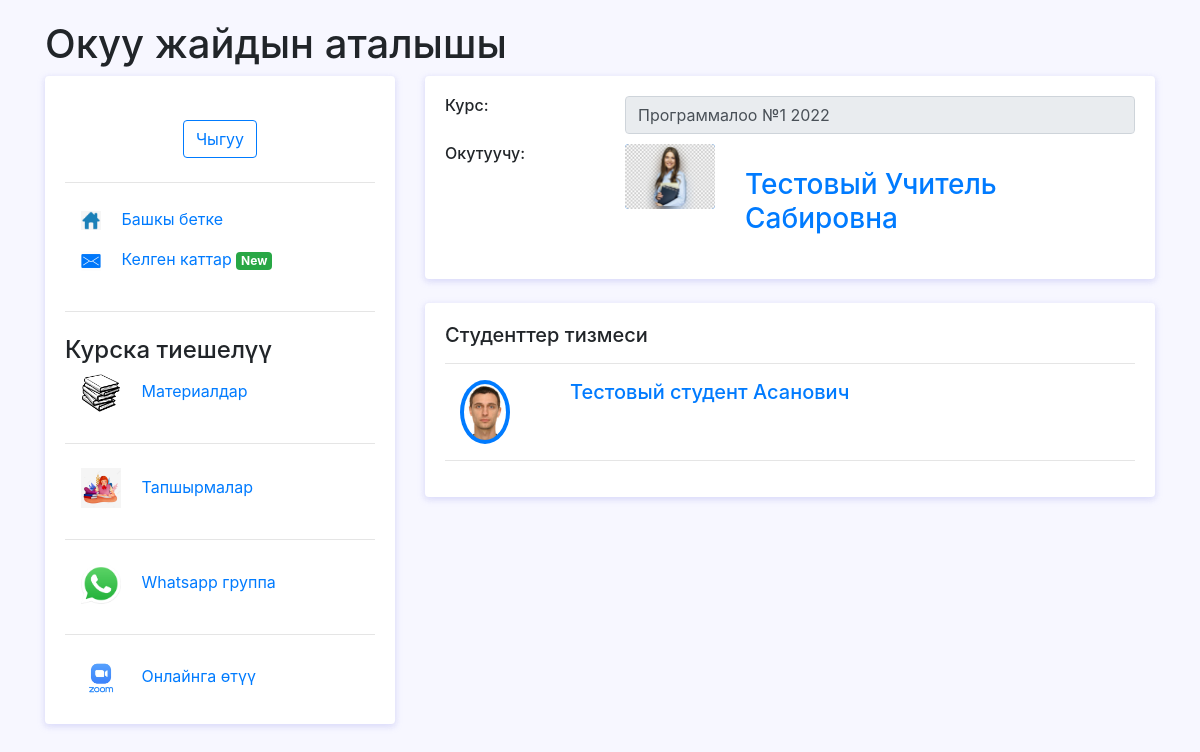
Before: /course/1/ with the older database file.
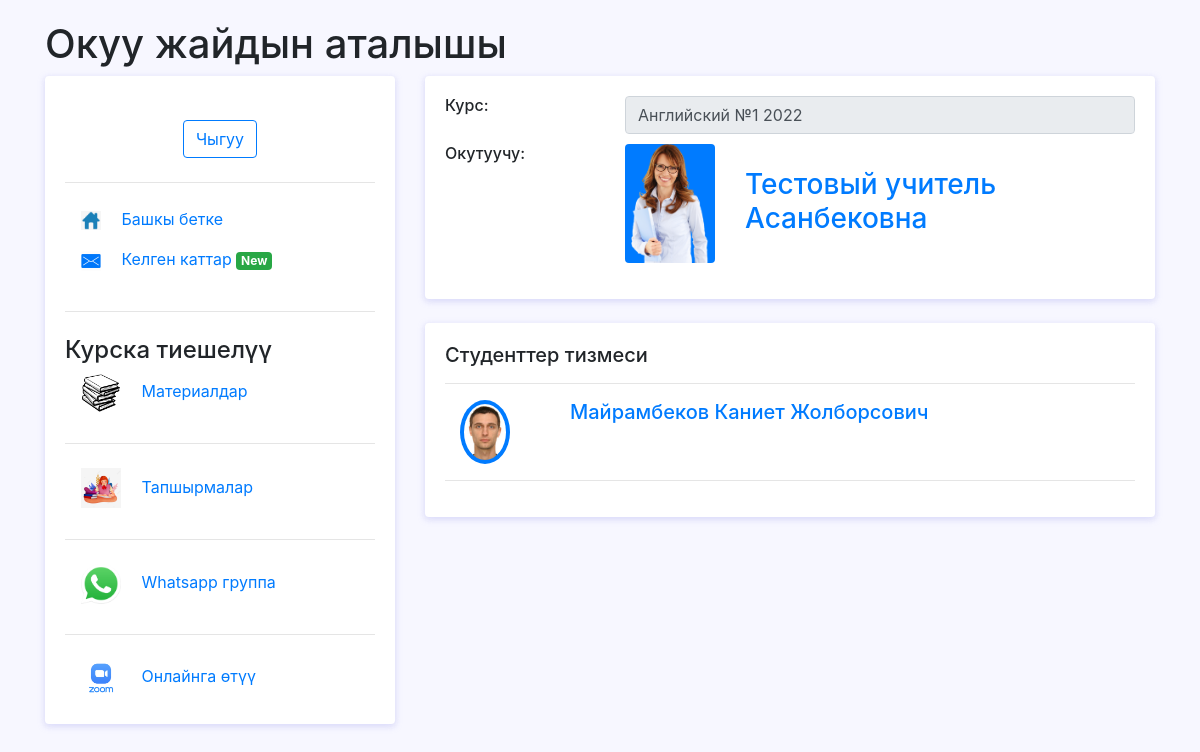
After: the same page with the newer database file.
### univerapp/models.py (models this page shows, shortened)
class Course(models.Model):
    name = models.CharField(max_length=100,null=False,verbose_name='Имя курса')
    teacher = models.ForeignKey('Teacher',on_delete=models.SET_NULL,null=True,blank=True,related_name='teacher_course')
    class Meta:
        verbose_name = 'Курс'
        verbose_name_plural = 'Курсы'

class User(AbstractUser):
    username = models.CharField(
        'Логин',
        max_length=150,
        unique=True,
        error_messages={
            'unique': ("Такой логин уже существует"),
        },
    )
    first_name = models.CharField('Имя', max_length=100, null=True)
    last_name = models.CharField('Фамилия', max_length=100, null=True)
    otchestvo = models.CharField('Отчество', max_length=100, null=True)
    birthday = models.DateField('Дата рождения', blank=True, null=True)
    email = models.EmailField('Email', max_length=100,null=True,blank=True)
    number = models.CharField('Номер телефона', max_length=50, null=True)
    address = models.CharField('Адрес', max_length=100, null=True)
    course = models.ManyToManyField(Course, related_name='student_course',blank=True)
    is_student = models.BooleanField('Студент', default=False)
    is_teacher = models.BooleanField('Учитель', default=False)
    image = models.ImageField(verbose_name='Фото', upload_to='uploads/accounts/', blank=True)
    class Meta:
        verbose_name = 'Пользователь'
        verbose_name_plural = 'Пользователи'

### univerapp/views.py (the view)
# urls.py: path('course/<int:course_id>/',CourseView.as_view(),name='course_id'),
class CourseView(ListView):
    model = User
    template_name = 'courseview.html'
    context_object_name = 'students'
    def get_queryset(self):
        course_object = self.kwargs.get('course_id')
        query = User.objects.filter(course__pk=course_object)
        return query
    def get_context_data(self,**kwargs):
        context = super(CourseView,self).get_context_data(**kwargs)
        context['course'] = Course.objects.get(pk=self.kwargs.get('course_id'))
        return context

### templates/courseview.html (shortened to what this page needs)
{% load static %}
<html>
<head>
    <link rel="stylesheet" href="{% static 'fonts/material-icon/css/material-design-iconic-font.min.css' %}">
    <link rel="stylesheet" href="{% static 'css/bootstrap/bootstrap.min.css' %}">
    <link rel="stylesheet" href="{% static 'css/home.css' %}">
</head>
<body>
<div class="container">
	<h1>Окуу жайдын аталышы</h1>
		<div class="main-body">
			<div class="row">
				<div class="col-lg-4">
					<div class="card">
						<div class="card-body">
							<div class="d-flex flex-column align-items-center text-center">
								<div class="mt-3">
									<a href="{% url 'logout' %}"><button class="btn btn-outline-primary">Чыгуу</button></a>
								</div>
							</div>
							<hr class="my-4">
								<div>
									<a href="{% url 'index' %}">
										<img src="{% static 'images/home.png' %}" style="width:20" class="ml-3">
									<p style="display: inline-block;" class="ml-3">Башкы бетке </p></a>
								</div>
									<a href="{% url 'chats' %}">
										<img src="{% static 'images/message.png' %}" style="width:20" class="ml-3">
									<p style="display: inline-block;" class="ml-3">Келген каттар <span class="badge badge-success">New</span></p></a>
							<hr class="my-4">
							<h4>Курска тиешелүү</h4>
							<a href="materials/">
										<img src="{% static 'images/books.jpg' %}" style="width:40" class="ml-3">
									<p style="display: inline-block;" class="ml-3">Материалдар</p></a>
							<hr class="my-4">
							<a href="{% url 'hometasks' course.pk %}">
										<img src="{% static 'images/homework.jpg' %}" style="width:40" class="ml-3">
									<p style="display: inline-block;" class="ml-3">Тапшырмалар</p></a>
							<hr class="my-4">
							<a href="https://web.whatsapp.com" target="_blank">
										<img src="{% static 'images/whatsapp.png' %}" style="width:40" class="ml-3">
									<p style="display: inline-block;" class="ml-3">Whatsapp группа</p></a>
							<hr class="my-4">
							<a href="https://zoom.us/" target="_blank">
										<img src="{% static 'images/zoom.png' %}" style="width:40" class="ml-3">
									<p style="display: inline-block;" class="ml-3">Онлайнга өтүү</p></a>
						</div>
					</div>
				</div>
				<div class="col-lg-8">
					<div class="card">
						<div class="card-body">
							<div class="row mb-3">
								<div class="col-sm-3">
									<h6 class="mb-0">Курс:</h6>
								</div>
								<div class="col-sm-9 text-secondary">
									<input type="text" class="form-control" value="{{ course.name }}" disabled>
								</div>
								<br>
								<br>
								<div class="col-sm-3">
									<h6 class="mb-0">Окутуучу:</h6>
								</div>
								<div class="col-sm-2">
									{% if course.teacher.image %}
										<img src="{{ course.teacher.image.url }}" alt="Admin" class="rounded bg-primary" width="90">
									{% endif %}
								</div>
								<div class="col-sm-7 text-secondary">
									<br>
									<a href=""><h3>{{ course.teacher.last_name }}
										{{ course.teacher.first_name }} {{ course.teacher.otchestvo }}</h3></a>
								</div>
							</div>
						</div>
					</div>
					<div class="row">
						<div class="col-sm-12">
							<div class="card">
								<div class="card-body">
									<h5 class="d-flex align-items-center mb-3">Студенттер тизмеси</h5>
									<hr>
									{% for student in students %}
									<a href="{% url 'profile' student.pk %}">
										<div class="col-12 row">
											<div class="col-2">
												{% if student.image %}
												<img src="{{ student.image.url }}" alt="Admin" class="rounded-circle p-1 bg-primary" width="50">
												{% endif %}
											</div>
											<div class="col-10">
												<h5>{{ student.last_name }} {{ student.first_name }} {{ student.otchestvo }}</h5>
											</div>
										</div>
										</a>
										<hr>
									{% endfor %}
								</div>
							</div>
						</div>
					</div>
				</div>
			</div>
		</div>
	</div>
</body>
</html>

### static/css/home.css (style rules this page uses)
body { background: #f7f7ff; margin-top:20px; }
.card { position: relative; display: flex; flex-direction: column; min-width: 0; word-wrap: break-word; background-color: #fff; background-clip: border-box; border: 0 solid transparent; border-radius: .25rem; margin-bottom: 1.5rem; box-shadow: 0 2px 6px 0 rgb(218 218 253 / 65%), 0 2px 6px 0 rgb(206 206 238 / 54%); }

Changed rows visible on the page:
no longer on this page (row edited): User: image (picture), last_name "Тестовый", first_name "студент", otchestvo "Асанович"
changed Course "Тестовый": name "Программалоо №1 2022" → "Английский №1 2022"; teacher.image: a different picture; teacher.first_name "Учитель" → "учитель"; teacher.otchestvo "Сабировна" → "Асанбековна"
added User: image (picture), last_name "Майрамбеков", first_name "Каниет", otchestvo "Жолборсович"
